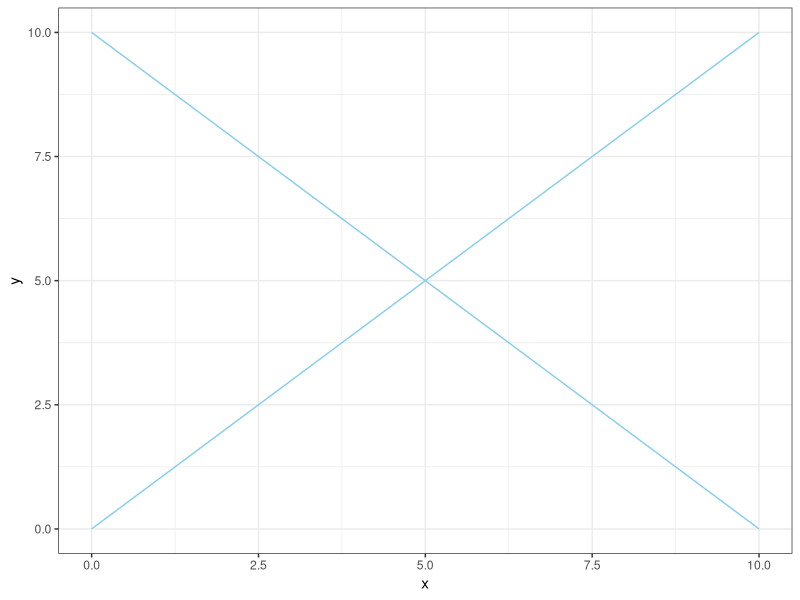

Reproduce this figure in R.
## ---- chunk 1

A <- matrix(c(1,2,3,4,5,6), nrow = 2, byrow = TRUE)
B <- matrix(c(7,8,9,10,11,12), ncol = 2, byrow = TRUE)
C <- A %*% B
D <- B%*% A
C
D

## ---- chunk 2
library(tidyverse)
ggplot() +
  geom_segment(aes(x = 0, xend = 10, y = 0, yend = 10), col = "skyblue") +
  geom_segment(aes(x = 0, xend = 10, y = 10, yend = 0), col = "skyblue") +
  theme_bw()

